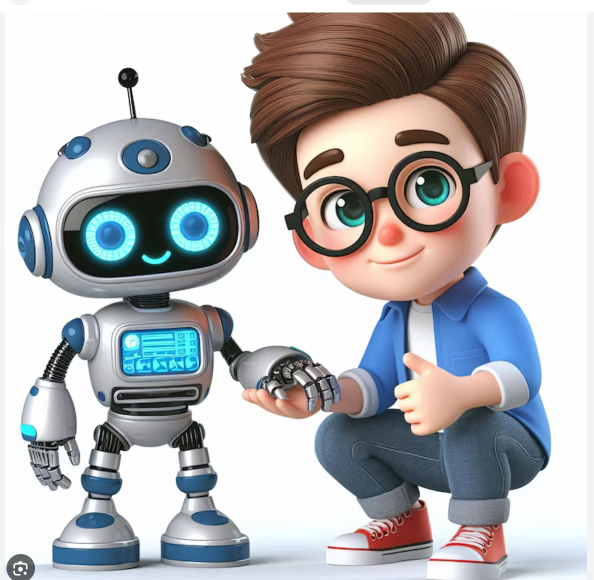
#> input picture docs/team_pic/michaelJoseph_main.png, 1188 x 1160 px, found by its file name (shown at 1/2 size); its folder holds 6 pictures in this run
$ python make_hero_images.py
#> lines starting #> are read from the running program, lines starting #| are printed output that depends on the picture
"""Clean the cartoon source images into hero assets for the Command Center.

Run:  python docs/make_hero_images.py
In:   docs/team_pic/{michaelJoseph_main,michael123,joseph_main1}.png
Out:  public/hero/{crew,michael,joseph}.png

All three sources are screenshots from image sites, so each carries watermark
furniture (a Google Lens badge, an "AI-generated" pill, a crown). Rather than
crop into the figures, the badges sit over flat background, so they are painted
over with the background colour sampled from a known-empty corner.
"""

from PIL import Image, ImageFilter
import os

SRC = 'docs/team_pic'
DST = 'public/hero'


def load(name):
#> called with name = 'michaelJoseph_main.png'
    im = Image.open(os.path.join(SRC, name))
#> im is the input picture: PIL image 1188x1160 RGBA; mean R, G, B, A 180.1, 179.6, 181.6, 255
    if im.mode != 'RGB':
        im = im.convert('RGBA')
        flat = Image.new('RGB', im.size, (255, 255, 255))
#> flat: PIL image 1188x1160 RGB; every value is 255
        flat.paste(im, mask=im.split()[-1])
        im = flat
    return im


# [102 lines left out: functions paint, dekey, patch_hair, mirror_fix, keep_hair, not called in this run]


def save(im, name, max_side=None):
    os.makedirs(DST, exist_ok=True)
    if max_side and max(im.size) > max_side:
        s = max_side / max(im.size)
        im = im.resize((round(im.width * s), round(im.height * s)), Image.LANCZOS)
    p = os.path.join(DST, name)
    im.save(p, 'PNG', optimize=True)
    print('  %-12s %sx%s  %d KB' % (name, im.width, im.height, os.path.getsize(p) // 1024))


# ── crew banner: trim the top strip and the bottom-left lens badge ───────────
crew = load('michaelJoseph_main.png')
w, h = crew.size
#> w = 1188; h = 1160
crew = crew.crop((16, 26, w, h - 58))          # strip + badge live on the edges
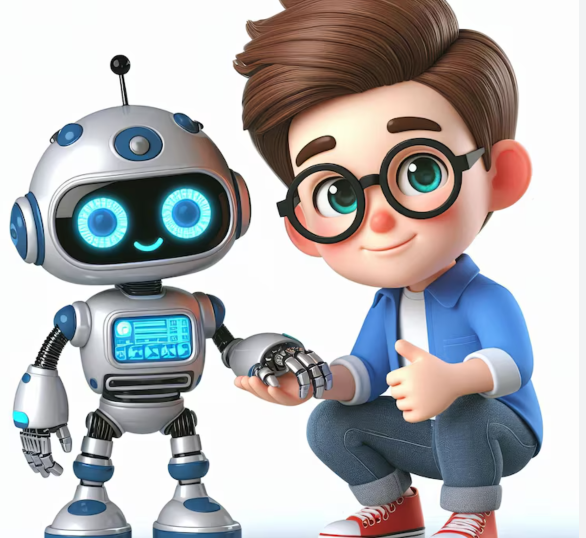
#> crew: PIL image 1172x1076 RGB (shown at 1/2 size); mean R, G, B 177.5, 176.4, 177.9
save(crew, 'crew.png', max_side=1200)
#|   crew.png     1172x1076  1007 KB

# ── Michael: NOT PROCESSED - the source needs replacing ─────────────────────
# michael123.png has the "AI-generated" pill burned ON TOP of his hair, straddling
# the head's centre line. Every repair was tried and all of them look worse than
# the badge: a rectangle fill bites a notch out of the head; a colour key leaves
# ghost glyphs; mirroring cannot help because BOTH sides are damaged in the same
# rows; patching with sampled hair colour smears. This needs a clean source, not
# a cleverer filter. Re-enable once docs/team_pic has a watermark-free version.
#
# mich = load('michael123.png')
# save(mich, 'michael.png', max_side=900)
print('  michael      SKIPPED - source has a watermark over the hair (see comment)')

# ── Joseph: clean source, just normalise ────────────────────────────────────
jos = load('joseph_main1.png')
#> call 2 of load, with name = 'joseph_main1.png'
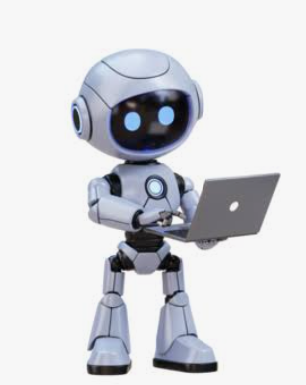
#> input picture docs/team_pic/joseph_main1.png, 306 x 385 px, found by its file name
#> in load, im is the input picture: PIL image 306x385 RGBA; mean R, G, B, A 213.7, 215, 219.4, 255
#> in load (call 2), `flat = Image.new('RGB', im.size, (255, 255, 255))`: flat: PIL image 306x385 RGB; every value is 255
save(jos, 'joseph.png', max_side=900)
#|   joseph.png   306x385  64 KB

print('done')
